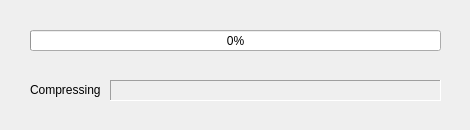
<?xml version="1.0" encoding="UTF-8"?>
<ui version="4.0">
 <class>Progress_Window</class>
 <widget class="QDialog" name="Progress_Window">
  <property name="geometry">
   <rect>
    <x>0</x>
    <y>0</y>
    <width>470</width>
    <height>130</height>
   </rect>
  </property>
  <property name="sizePolicy">
   <sizepolicy hsizetype="Fixed" vsizetype="Fixed">
    <horstretch>0</horstretch>
    <verstretch>0</verstretch>
   </sizepolicy>
  </property>
  <property name="minimumSize">
   <size>
    <width>470</width>
    <height>130</height>
   </size>
  </property>
  <property name="maximumSize">
   <size>
    <width>470</width>
    <height>130</height>
   </size>
  </property>
  <property name="windowTitle">
   <string>Progressing</string>
  </property>
  <widget class="QLabel" name="statusLabel">
   <property name="geometry">
    <rect>
     <x>30</x>
     <y>80</y>
     <width>71</width>
     <height>20</height>
    </rect>
   </property>
   <property name="text">
    <string>Compressing</string>
   </property>
  </widget>
  <widget class="QProgressBar" name="progressBar">
   <property name="geometry">
    <rect>
     <x>30</x>
     <y>30</y>
     <width>411</width>
     <height>21</height>
    </rect>
   </property>
   <property name="value">
    <number>0</number>
   </property>
  </widget>
  <widget class="QLabel" name="filenameLabel">
   <property name="geometry">
    <rect>
     <x>110</x>
     <y>80</y>
     <width>331</width>
     <height>21</height>
    </rect>
   </property>
   <property name="sizePolicy">
    <sizepolicy hsizetype="Fixed" vsizetype="Fixed">
     <horstretch>0</horstretch>
     <verstretch>0</verstretch>
    </sizepolicy>
   </property>
   <property name="frameShape">
    <enum>QFrame::Panel</enum>
   </property>
   <property name="frameShadow">
    <enum>QFrame::Sunken</enum>
   </property>
   <property name="lineWidth">
    <number>1</number>
   </property>
   <property name="text">
    <string/>
   </property>
   <property name="alignment">
    <set>Qt::AlignLeading|Qt::AlignLeft|Qt::AlignVCenter</set>
   </property>
  </widget>
 </widget>
 <resources/>
 <connections/>
</ui>
